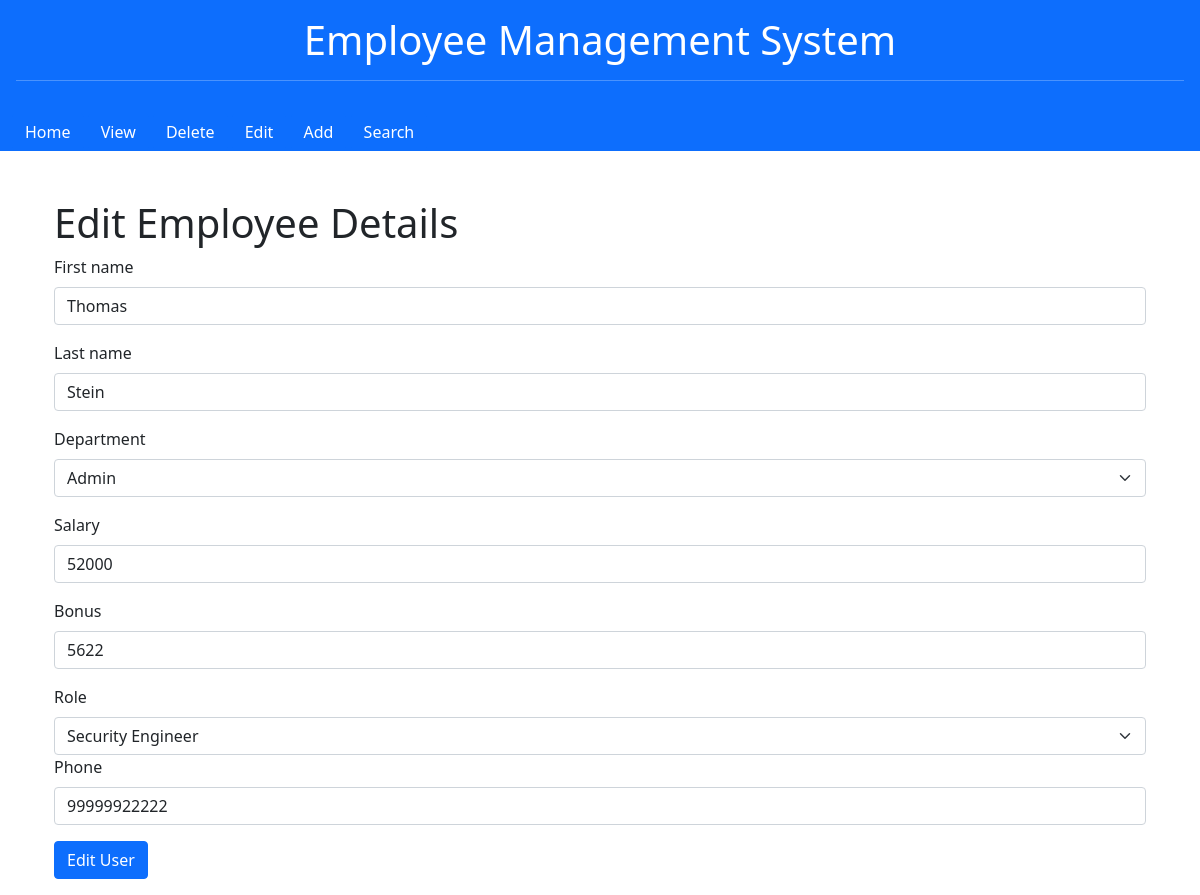
The page /edit_emp/2 on the database its author committed.
### emp_app/models.py (models this page shows, shortened)
class Employee(models.Model):
	first_name = models.CharField(max_length=30,null=False)
	last_name = models.CharField(max_length=30)
	dept=models.ForeignKey(Department,on_delete=models.CASCADE)
	salary=models.IntegerField(default=0)
	bonus=models.IntegerField(default=0)
	role=models.ForeignKey(Role,on_delete=models.CASCADE)
	phone=models.IntegerField(default=0)
	hire_date=models.DateField()

class Department(models.Model):
	name=models.CharField(max_length=100,null=False)
	location=models.CharField(max_length=100)

class Role(models.Model):
	name=models.CharField(max_length=100,null=False)

### emp_app/views.py (the view, shortened to what this page needs)
# urls.py: path('edit_emp',views.edit_emp,name='edit_emp'),
def edit_emp(request,emp_id=0):
	if emp_id:
		try:
			emp_to_be_edit=Employee.objects.get(id=emp_id)
			flag=True
			roles=Role.objects.all()
			depts=Department.objects.all()
			context={
			'roles':roles,
			'depts':depts,
			'emp_to_be_edit':emp_to_be_edit,
			'flag':flag
			}
			return render(request, 'edit.html',context)
		except:
			message="Invalid Emp Id"
			context={
			'message':message
			}
			return render(request, 'status.html',context)

### templates/edit.html (shortened to what this page needs)
{% extends 'base.html' %}
{% block content %}
<h1>Edit Employee Details</h1>
{% if flag %}
<div>
{% if emp_to_be_edit %}
<form action="/edit_emp_details/{{emp_to_be_edit.id}}" method="post">
  <div class="mb-3">
    <label for="fn" class="form-label">First name</label>
    <input input type="text"  id="fn" name="fn" value="{{emp_to_be_edit.first_name}}"" class="form-control" >
  </div>
  <div class="mb-3">
    <label for="fn" class="form-label">Last name</label>
    <input input type="text"  id="ln" name="ln" value="{{emp_to_be_edit.last_name}}" class="form-control" >
  </div>
   <div class="mb-3" >
  <label for="fn" class="form-label">Department</label>
<select name='dept' class="form-select" >
  <option value="{{emp_to_be_edit.dept.id}}" selected>{{emp_to_be_edit.dept.name}}</option>
</select>
  </div>
  <div class="mb-3">
    <label for="fn" class="form-label">Salary</label>
    <input input type="text"  id="sal" name="sal" value="{{emp_to_be_edit.salary}}" class="form-control" >
  </div>
  <div class="mb-3">
    <label for="fn" class="form-label">Bonus</label>
    <input input type="text"  id="b" name="b" value="{{emp_to_be_edit.bonus}}" class="form-control" >
  </div>
  <div class="mb-3" >
  <label for="fn" class="form-label">Role</label>
  <select name='role' class="form-select" >
  <option value="{{emp_to_be_edit.role.id}}" selected>{{emp_to_be_edit.role.name}}</option>
</select>
  <div class="mb-3">
    <label for="fn" class="form-label">Phone</label>
    <input input type="text"  name="phone" id="phone" value="{{emp_to_be_edit.phone}}" class="form-control" >
  </div>
  <button type="submit" class="btn btn-primary">Edit User</button>
</form>
{% endif %}
</div>
{% endif  %}
{% endblock %}

### rows shown on the page
Employee: fn "Thomas", ln "Stein", dept "Admin", sal "52000", b "5622", role "Security Engineer", phone "99999922222"
